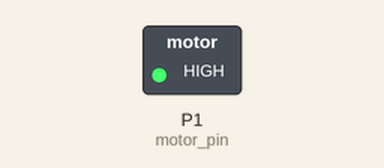
The program below on a simulated BBC micro:bit running MicroPython. Shown: switched loads named in the program (green lamp = pin HIGH). At 0.0 s the program stops and its outputs stay as they are.

Above: at 0.1 s.
Timing chart, 0 to 1.5 s (numbered marks = the images above):
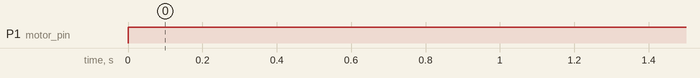

Measured:
- by itself, P1 (motor_pin): LOW → HIGH at 0.00 s

The program:

motor1.py
```python
# motor1
# MicroPython for the micro:bit
# Control a continuous rotation servo motor

# motor1  on pin1

from microbit import *
import time

def main():
    motor_pin = pin1  # Use pin1 for the motor

    motor_pin.set_analog_period(20)  # Set the PWM period to 20ms
    motor_pin.write_analog(0)      # Stop the motor (neutral position)

    #run motor forward at full speed
    motor_pin.write_analog(1023)


if __name__ == "__main__":
    main()
    
```
